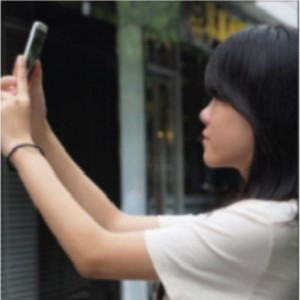
#> input picture images/girl.jpg, 300 x 300 px
$ jupyter execute Done_tradition.ipynb
#> lines starting #> are read from the running program, lines starting #| are printed output that depends on the picture
#> further down, sc is the input picture: shape (300, 300, 3); mean B, G, R 83.1, 88.5, 93.8
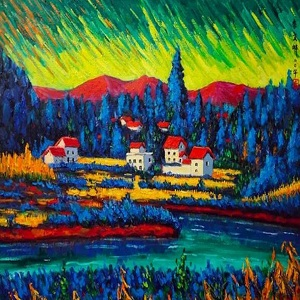
#> input picture images/5.jpg, 300 x 300 px
#> further down, dc is the input picture: shape (300, 300, 3); mean B, G, R 73.7, 90.4, 68.9
[cell 1]
import cv2
import numpy as np
import time

def get_mean_and_std(img):
    x_mean, x_std = cv2.meanStdDev(img)
    x_mean = np.hstack(np.around(x_mean, 2))
    x_std = np.hstack(np.around(x_std, 2))
    return x_mean, x_std


def color_transfer(sc, dc):
    sc = cv2.cvtColor(sc, cv2.COLOR_BGR2LAB)
#> sc: shape (300, 300, 3); mean of channels 0, 1, 2 92.6, 129.2, 131.7
    s_mean, s_std = get_mean_and_std(sc)
#> in get_mean_and_std, `x_mean, x_std = cv2.meanStdDev(img)`: x_mean = [92.56, 129.2, 131.7]; x_std = [72.77, 5.12, 7.34]
#> s_mean = [92.56, 129.2, 131.7]; s_std = [72.77, 5.12, 7.34]
    dc = cv2.cvtColor(dc, cv2.COLOR_BGR2LAB)
#> dc: shape (300, 300, 3); mean of channels 0, 1, 2 96.2, 125.2, 134.1
    t_mean, t_std = get_mean_and_std(dc)
#> t_mean = [96.18, 125.2, 134.1]; t_std = [56.99, 24.99, 36.03]
    img_n = ((sc-s_mean)*(t_std/s_std))+t_mean
#> img_n: shape (300, 300, 3) float64; mean of channels 0, 1, 2 96.2, 125.2, 134.1
    np.putmask(img_n, img_n>255, 255)
#> img_n: shape (300, 300, 3) float64; mean of channels 0, 1, 2 96.2, 125.2, 133.9
    np.putmask(img_n, img_n<0, 0)
    dst = cv2.cvtColor(cv2.convertScaleAbs(img_n), cv2.COLOR_LAB2BGR)
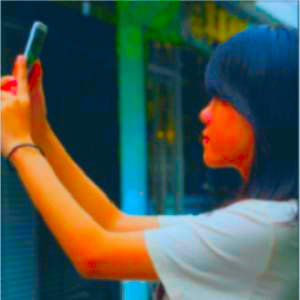
#> dst: shape (300, 300, 3); mean B, G, R 80.2, 89.8, 72.9
    return dst

sc = cv2.imread("../images/girl.jpg", 1)
dc = cv2.imread("../images/5.jpg", 1)
dst = color_transfer(sc, dc)
cv2.imshow("sc", sc)
cv2.imshow("dc", dc)
cv2.imshow("dst", dst)
cv2.waitKey()
